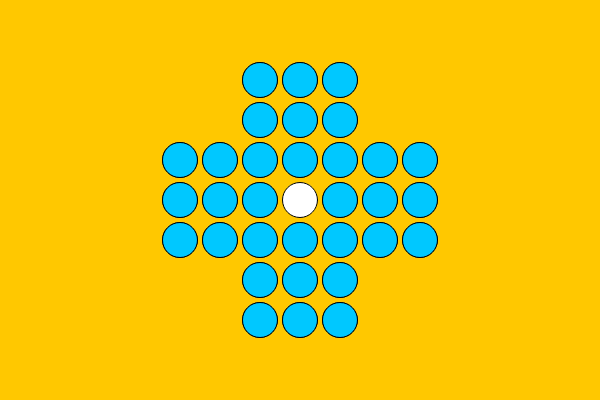
Frame 1 (no input)
Frame 60 (no input): identical to frame 1, image omitted
Frame 120 (the mouse pressed at the canvas centre since frame 60): identical to frame 1, image omitted

The p5.js sketch that drew this single still picture (run headless with seeded random() and noise() and a simulated clock; from frame 60 on, the mouse is pressed at the canvas centre):

// p5.js sketch
// ── sketch.js
let slotList = [
  -1, -1, -1, -1, -1, -1, -1, -1, -1,
  -1, -1, -1,  1,  1,  1, -1, -1, -1,
  -1, -1, -1,  1,  1,  1, -1, -1, -1,
  -1,  1,  1,  1,  1,  1,  1,  1, -1,
  -1,  1,  1,  1,  0,  1,  1,  1, -1,
  -1,  1,  1,  1,  1,  1,  1,  1, -1,
  -1, -1, -1,  1,  1,  1, -1, -1, -1,
  -1, -1, -1,  1,  1,  1, -1, -1, -1,
  -1, -1, -1, -1, -1, -1, -1, -1, -1,
];

class History{
  constructor(){
    this.slotList = [];
  }
}
let historyList = [];
let bango = -99;

function setup() {
    createCanvas(600, 400);
}

function draw() {
    background(255, 200, 0);
    for (let i = 0; i < 81; i++) {
      if(slotList[i] == -1){
        continue;
      }
      let x = 140 + i % 9 * 40;
      let y = 40 + int(i / 9) * 40;
      fill(255, 255, 255);
      ellipse(x, y, 35, 35);
      
      if(slotList[i] == 1){
        fill(0,200,255);
        if(i == bango){
          fill(0,255,255);
        }
        ellipse(x, y, 35, 35);
      }
  }
}

function mousePressed() {
  for (let i = 0; i < 81; i++) {
    if (slotList[i] == -1) {
      continue;
    }
    let x = 140 + (i % 9) * 40;
    let y = 40 + int(i / 9) * 40;
    let kyori = dist(mouseX, mouseY, x, y);
    if (kyori < 20) {
      if (bango == -99) {
        bango = i;
      } else {
        move(bango, i);
        bango = -99;
      }
    }
  }
}

function keyPressed(){
  if(key == 'u'){
    if(historyList.length > 0){
      let history = historyList[historyList.length -1];
      slotList = history.slotList;
      historyList.pop();
    }
  }
}



function move(from, to) {
  let diff = to - from;
  let directions = [-9, 9, 1, -1];
  for (let i = 0; i < 4; i++) {
    let dir = directions[i];  // Corrected index here
    if(diff == dir * 2){
      if (slotList[from + dir] == 1) {
        if (slotList[from + dir * 2] == 0) {
          //現在の配列をきろくさせていく
          let history = new History();
          history.slotList = slotList.slice();
          historyList.push(history)
          
          
          slotList[from] = 0;
          slotList[from + dir] = 0;  // Corrected index here
          slotList[from + dir * 2] = 1;
        }
      }
    }
  }
}

// ── 新規 Python File.html
<!DOCTYPE html>
<html>
  <head>
    <meta charset="UTF-8" />
    <script src="https://cdnjs.cloudflare.com/ajax/libs/p5.js/1.4.0/p5.js"></script>
    <style>
      body {
        padding: 0;
        margin: 0;
      }
      canvas {
        display: block;
      }
    </style>
  </head>
  <body>
    <script src="sketch.js"></script>
  </body>
</html>
